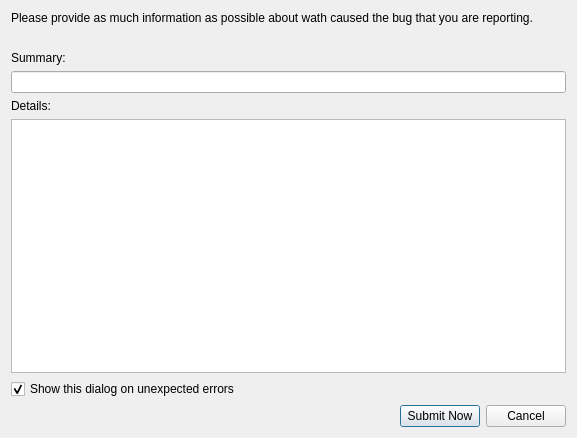
<?xml version="1.0" encoding="UTF-8"?>
<ui version="4.0">
 <class>SubmitBug</class>
 <widget class="QDialog" name="SubmitBug">
  <property name="geometry">
   <rect>
    <x>0</x>
    <y>0</y>
    <width>577</width>
    <height>438</height>
   </rect>
  </property>
  <property name="windowTitle">
   <string>Submit Bug</string>
  </property>
  <layout class="QVBoxLayout" name="verticalLayout_3">
   <item>
    <widget class="QLabel" name="label">
     <property name="text">
      <string>Please provide as much information as possible about wath caused the bug that you are reporting.</string>
     </property>
    </widget>
   </item>
   <item>
    <spacer name="verticalSpacer">
     <property name="orientation">
      <enum>Qt::Vertical</enum>
     </property>
     <property name="sizeType">
      <enum>QSizePolicy::Fixed</enum>
     </property>
     <property name="sizeHint" stdset="0">
      <size>
       <width>20</width>
       <height>20</height>
      </size>
     </property>
    </spacer>
   </item>
   <item>
    <layout class="QVBoxLayout" name="verticalLayout">
     <item>
      <widget class="QLabel" name="label_2">
       <property name="text">
        <string>Summary:</string>
       </property>
      </widget>
     </item>
     <item>
      <widget class="QLineEdit" name="lineEdit_summary"/>
     </item>
    </layout>
   </item>
   <item>
    <layout class="QVBoxLayout" name="verticalLayout_2">
     <item>
      <widget class="QLabel" name="label_3">
       <property name="text">
        <string>Details:</string>
       </property>
      </widget>
     </item>
     <item>
      <widget class="QPlainTextEdit" name="plainTextEdit_details"/>
     </item>
    </layout>
   </item>
   <item>
    <widget class="QCheckBox" name="checkBox_show_this_dialog">
     <property name="text">
      <string>Show this dialog on unexpected errors</string>
     </property>
     <property name="checked">
      <bool>true</bool>
     </property>
    </widget>
   </item>
   <item>
    <layout class="QHBoxLayout" name="horizontalLayout">
     <item>
      <spacer name="horizontalSpacer">
       <property name="orientation">
        <enum>Qt::Horizontal</enum>
       </property>
       <property name="sizeHint" stdset="0">
        <size>
         <width>40</width>
         <height>20</height>
        </size>
       </property>
      </spacer>
     </item>
     <item>
      <widget class="QPushButton" name="pushButton_submit">
       <property name="text">
        <string>Submit Now</string>
       </property>
      </widget>
     </item>
     <item>
      <widget class="QPushButton" name="pushButton_cancel">
       <property name="text">
        <string>Cancel</string>
       </property>
      </widget>
     </item>
    </layout>
   </item>
  </layout>
 </widget>
 <resources/>
 <connections/>
</ui>
